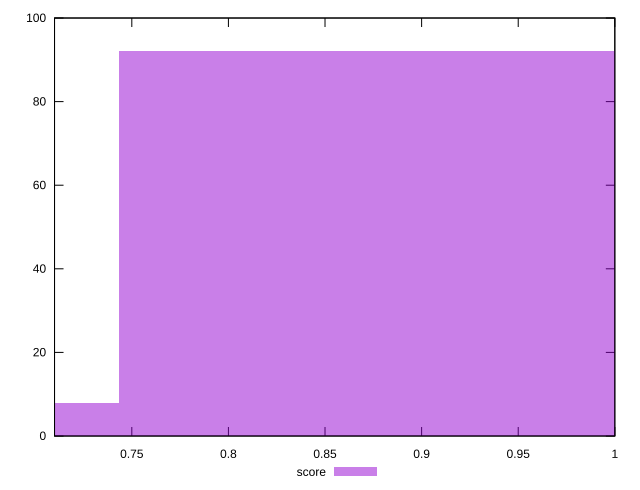

This figure's gnuplot source:
reset

$score <<EOF
0.8920917273384346 92
0.594727818225623 8
EOF

set key outside below
set boxwidth 0.2973639091128115
set xrange [0.71:1]
set yrange [0:100]
set trange [0:100]
set style fill transparent solid 0.5 noborder
set terminal svg size 640, 490 enhanced background rgb 'white'
set output "reports/report_00027_2021-02-24T12-40-31.850Z/uses-rel-preconnect/samples/agenda/score/histogram.svg"

plot $score title "score" with boxes

reset
